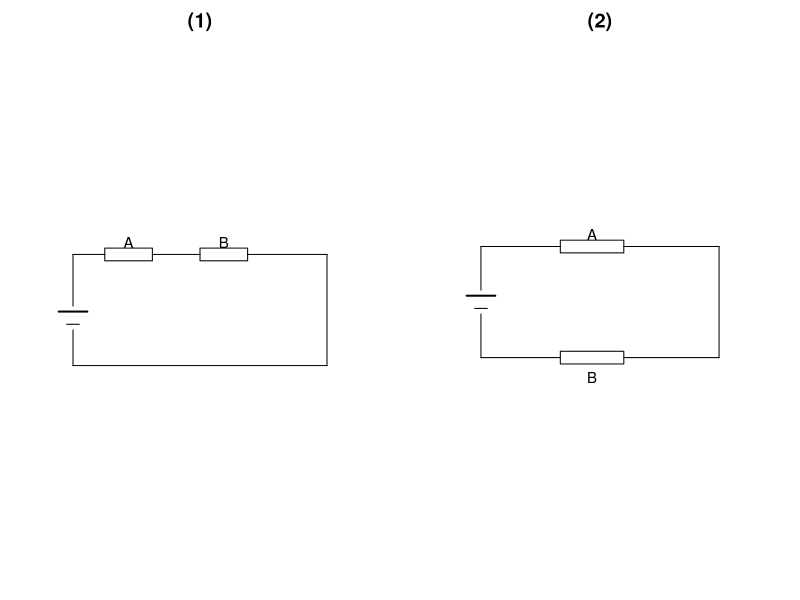
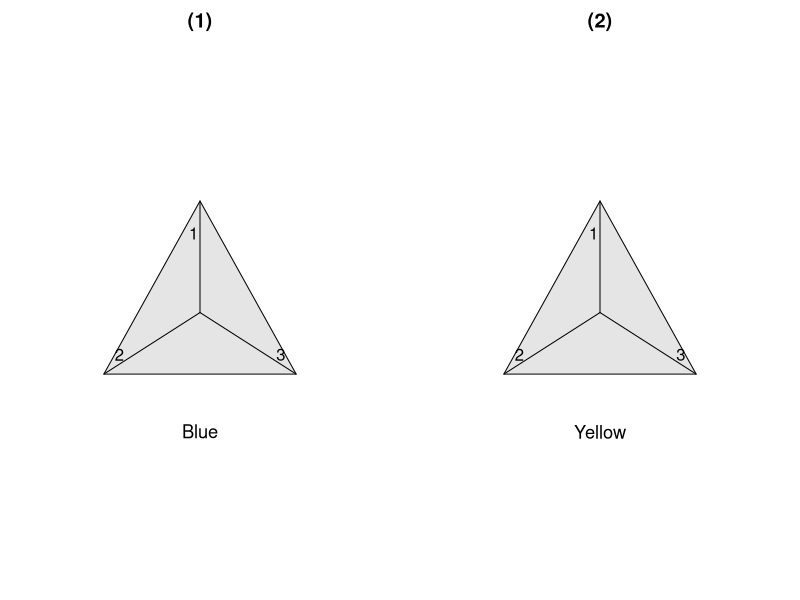
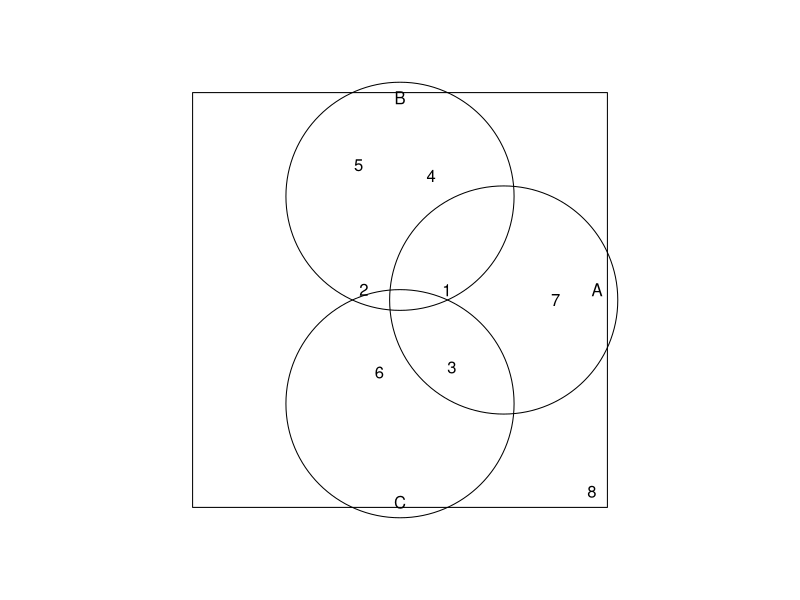

The R source for these figures, in order:
setwd("C:/Users/18904/Github/senior-mathematics/codes")
if(!dir.exists("../figures"))dir.create("../figures")

resistor=function(x0,x1,y){
  rect(x0,y-0.08,x1,y+0.08,border=1)
}
battery=function(x,y){
  lines(c(x-0.18,x+0.18),c(y+0.08,y+0.08),lwd=2)
  lines(c(x-0.08,x+0.08),c(y-0.08,y-0.08),lwd=1)
}

# week47-1: series (left) and parallel (right) circuits (Exercise 10.1 Comprehensive #3)
draw1=function(){
  par(mfrow=c(1,2),mar=c(1,1,2,1))
  # --- series ---
  plot(0,0,type="n",xlim=c(0,4.2),ylim=c(0,2.2),asp=1,axes=FALSE,xlab="",ylab="",main="(1)")
  lines(c(0.5,3.7),c(0.4,0.4))
  lines(c(3.7,3.7),c(0.4,1.8))
  lines(c(3.7,2.7),c(1.8,1.8))
  resistor(2.7,2.1,1.8); text(2.4,1.95,"B",cex=0.9)
  lines(c(2.1,1.5),c(1.8,1.8))
  resistor(1.5,0.9,1.8); text(1.2,1.95,"A",cex=0.9)
  lines(c(0.9,0.5),c(1.8,1.8))
  lines(c(0.5,0.5),c(1.8,1.15))
  battery(0.5,1.0)
  lines(c(0.5,0.5),c(0.85,0.4))
  # --- parallel ---
  plot(0,0,type="n",xlim=c(0,4.2),ylim=c(0,2.2),asp=1,axes=FALSE,xlab="",ylab="",main="(2)")
  lines(c(0.6,0.6),c(0.5,1.05))
  battery(0.6,1.2)
  lines(c(0.6,0.6),c(1.35,1.9))
  lines(c(0.6,1.6),c(1.9,1.9))
  resistor(1.6,2.4,1.9); text(2.0,2.05,"A",cex=0.9)
  lines(c(2.4,3.6),c(1.9,1.9))
  lines(c(3.6,3.6),c(1.9,0.5))
  lines(c(0.6,1.6),c(0.5,0.5))
  resistor(1.6,2.4,0.5); text(2.0,0.25,"B",cex=0.9)
  lines(c(2.4,3.6),c(0.5,0.5))
}
cairo_pdf("../figures/week47-1.pdf",width=8,height=4,family="SimSun");draw1();dev.off()
svglite::svglite("../figures/week47-1.svg",width=8,height=4);draw1();dev.off()

tetra=function(cx,cy,lab){
  p1=c(cx,cy+0.85); p2=c(cx-0.75,cy-0.5); p3=c(cx+0.75,cy-0.5)
  q=c(cx,cy-0.02)
  polygon(rbind(p1,p2,p3),border=1,col="gray90")
  lines(c(p1[1],q[1]),c(p1[2],q[2])); lines(c(p2[1],q[1]),c(p2[2],q[2])); lines(c(p3[1],q[1]),c(p3[2],q[2]))
  text(p1[1]-0.05,p1[2]-0.25,"1"); text(p2[1]+0.12,p2[2]+0.15,"2"); text(p3[1]-0.12,p3[2]+0.15,"3")
  text(cx,cy-0.95,lab,cex=1.1)
}
# week47-2: blue (left) and yellow (right) tetrahedral dice (Exercise 10.1 Review #1)
draw2=function(){
  par(mfrow=c(1,2),mar=c(1,1,2,1))
  plot(0,0,type="n",xlim=c(-1.3,1.3),ylim=c(-1.3,1.3),asp=1,axes=FALSE,xlab="",ylab="",main="(1)")
  tetra(0,0,"Blue")
  plot(0,0,type="n",xlim=c(-1.3,1.3),ylim=c(-1.3,1.3),asp=1,axes=FALSE,xlab="",ylab="",main="(2)")
  tetra(0,0,"Yellow")
}
cairo_pdf("../figures/week47-2.pdf",width=8,height=4,family="SimSun");draw2();dev.off()
svglite::svglite("../figures/week47-2.svg",width=8,height=4);draw2();dev.off()

# week47-3: Venn diagram, 50 students / subject subscriptions (Exercise 10.1 Extended #15)
draw3=function(){
  par(mar=c(1,1,1,1))
  plot(0,0,type="n",xlim=c(0,10),ylim=c(0,10),asp=1,axes=FALSE,xlab="",ylab="")
  rect(1,1,9,9)
  symbols(5,7,2.2,inches=FALSE,add=TRUE)
  symbols(7,5,2.2,inches=FALSE,add=TRUE)
  symbols(5,3,2.2,inches=FALSE,add=TRUE)
  text(5,8.9,"B"); text(8.8,5.2,"A"); text(5,1.1,"C")
  text(4.2,7.6,"5"); text(5.6,7.4,"4"); text(5.9,5.2,"1"); text(8.0,5.0,"7")
  text(4.3,5.2,"2"); text(4.6,3.6,"6"); text(6.0,3.7,"3"); text(8.7,1.3,"8")
}
cairo_pdf("../figures/week47-3.pdf",width=4,height=4,family="SimSun");draw3();dev.off()
svglite::svglite("../figures/week47-3.svg",width=4,height=4);draw3();dev.off()
